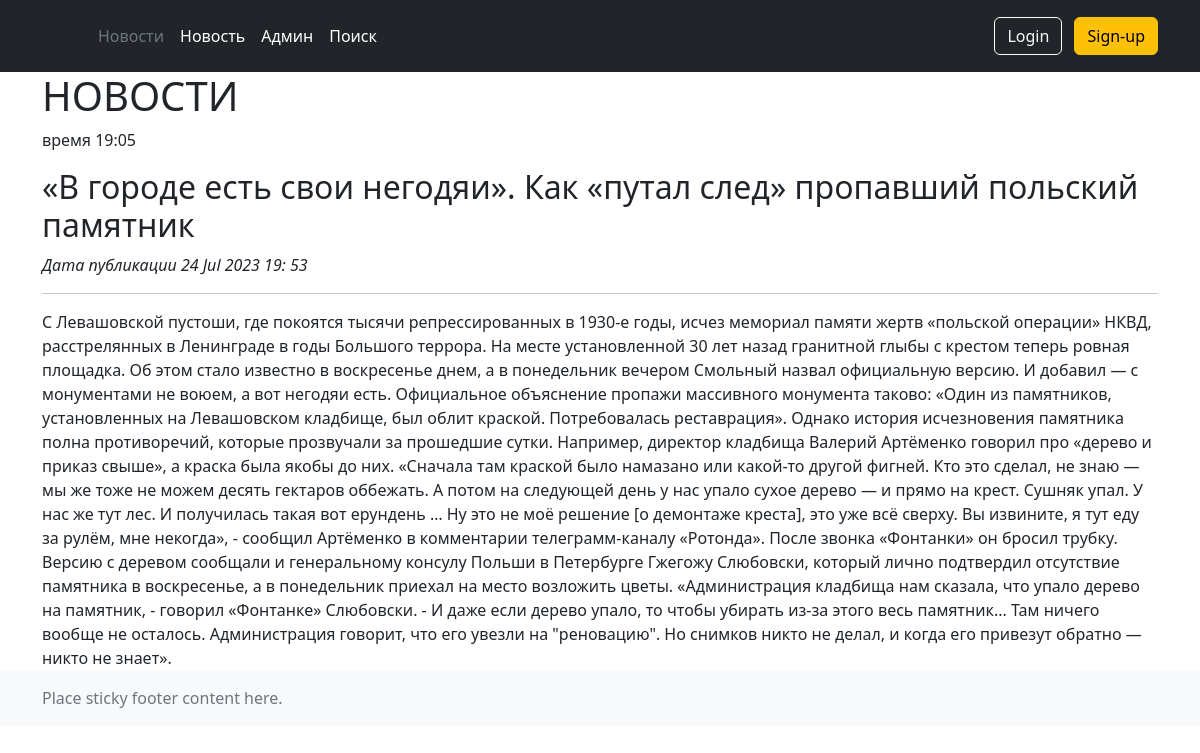
The page /news/1/ on the database its author committed.
### news/models.py (models this page shows, shortened)
class Post(models.Model):
    author = models.ForeignKey(Author, on_delete=models.CASCADE)
    ARTICLE = 'AR'
    NEWS = 'NW'
    CATEGORY_CHOICES = [
        (ARTICLE, 'Статья'),
        (NEWS, 'Новость'),
    ]
    categoryType = models.CharField(max_length = 2,  choices = CATEGORY_CHOICES, default=ARTICLE)
    dataCreation = models.DateTimeField(auto_now_add = True)
    postCategory = models.ManyToManyField(Category, through='PostCategory')
    titel = models.CharField(max_length = 128)
    text = models.TextField()
    rating = models.SmallIntegerField(default=0)

### news/views.py (the view)
# urls.py: path('news/<int:pk>/', PostDetail.as_view(), name='post'),
class PostDetail(DetailView):
    model = Post
    template_name = 'news/news_one.html'
    context_object_name = 'post'
    def get_object(self, *args, **kwargs):
        obj = cache.get(f'post-{self.kwargs["pk"]}', None)
        if not obj:
            obj = super().get_object(queryset=self.queryset)
            cache.set(f'post-{self.kwargs["pk"]}', obj)
        return obj
    def get_context_data(self, **kwargs):
       context = super().get_context_data(**kwargs)
       context['time_now'] = timezone.localtime(timezone.now())
       return context

### news/templates/news/news_one.html (shortened to what this page needs)
{% extends 'layer/base.html' %}
{% block content %}
<h1>НОВОСТИ</h1>
<p>время {{ time_now|time:"H:i" }}</p>
{% if post %}
    <h2>{{ post.titel }}</h3>
    <i>Дата публикации {{ post.dataCreation|date:'d M Y' }}
        {{ post.dataCreation|time:'H: i' }}
    </i>
    <hr>
    {{ post.text}}
{% else %}
    <h1>'Такой новости нет'</h1>
{% endif %}
{% endblock content %}

### rows shown on the page
Post: titel "«В городе есть свои негодяи». Как «путал след» пропавший польский памятник", dataCreation "24 Jul 2023", dataCreation "19: 53", text "С Левашовской пустоши, где покоятся тысячи репрессированных в 1930-е годы, исчез мемориал памяти жертв «польской операции» НКВД, расстрелянных в Ленинграде в годы Большого террора. На месте установленной 30 лет назад гранитной глыбы с крестом теперь ровная площадка. Об этом стало известно в воскресенье днем, а в понедельник вечером Смольный назвал официальную версию. И добавил — с монументами не воюем, а вот негодяи есть. Официальное объяснение пропажи массивного монумента таково: «Один из памятников, установленных на Левашовском кладбище, был облит краской. Потребовалась реставрация». Однако история исчезновения памятника полна противоречий, которые прозвучали за прошедшие сутки. Например,…"

### other values the page prints
{{ time_now|time:"H:i" }} "19:05"
